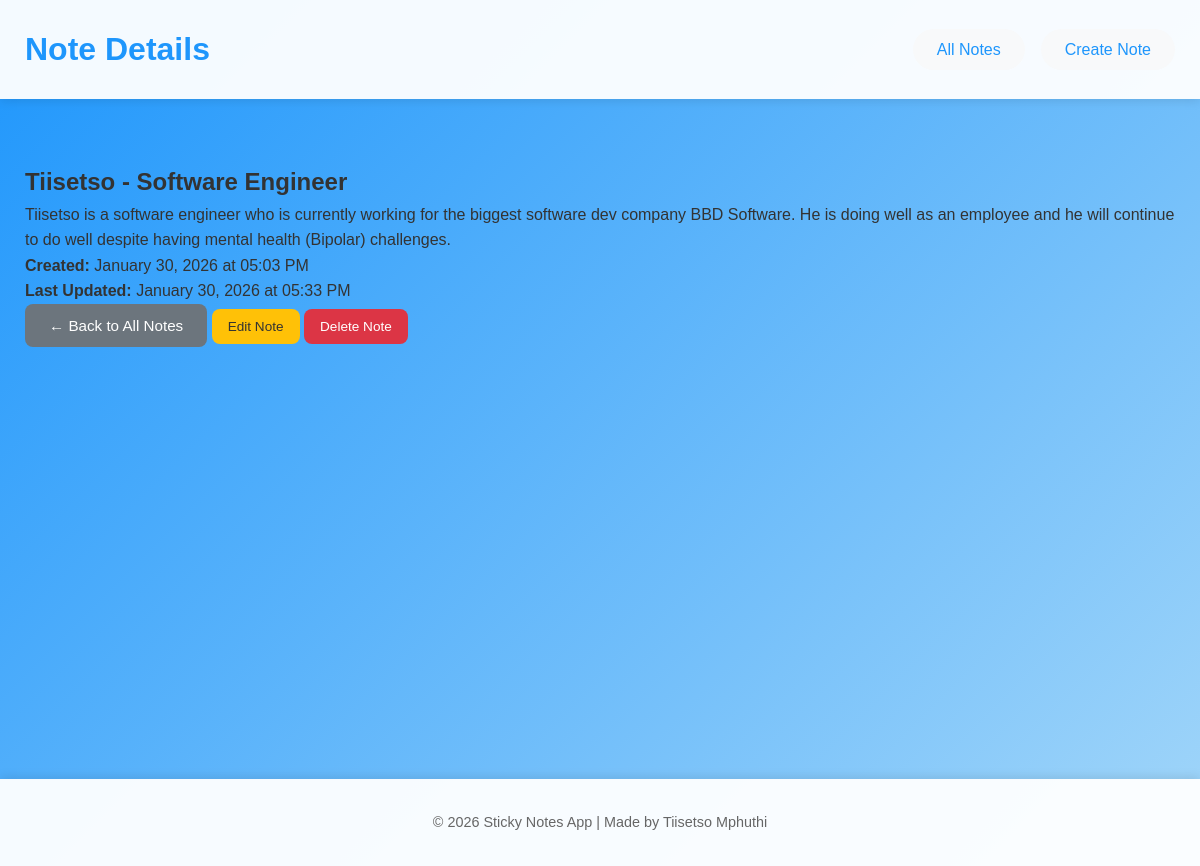
/note/8/, run on the app's committed database.
### notes/models.py (models this page shows, shortened)
class Note(models.Model):
    title = models.CharField(max_length=200, blank=False, null=False)
    content = models.TextField(blank=True, null=False)
    created_at = models.DateTimeField(auto_now_add=True)
    updated_at = models.DateTimeField(auto_now=True)
    class Meta:
        ordering = ['-created_at']

### notes/views.py (the view)
# urls.py: path('note/<int:pk>/', views.note_detail, name='note_detail'),
def note_detail(request, pk):
    note = get_object_or_404(Note, pk=pk)
    context = {
        'note': note,
    }
    return render(request, 'notes/note_detail.html', context)

### notes/templates/notes/note_detail.html (shortened to what this page needs)
{% extends 'base.html' %}
{% block header %}Note Details{% endblock %}
{% block content %}
<div class="note-detail-container">
    <div class="note-detail-card">
        <div class="note-detail-header">
            <h2>{{ note.title }}</h2>
        </div>
        <div class="note-detail-content">
            <p>{{ note.content|linebreaks }}</p>
        </div>
        <div class="note-detail-meta">
            <p><strong>Created:</strong> {{ note.created_at|date:"F d, Y \a\t h:i A" }}</p>
            <p><strong>Last Updated:</strong> {{ note.updated_at|date:"F d, Y \a\t h:i A" }}</p>
        </div>
        <div class="note-detail-actions">
            <a href="{% url 'note_list' %}" class="btn btn-secondary">← Back to All Notes</a>
            <a href="{% url 'note_update' pk=note.pk %}" class="btn btn-edit">Edit Note</a>
            <a href="{% url 'note_delete' pk=note.pk %}" class="btn btn-delete" onclick="return confirm('Are you sure you want to delete this note?');">Delete Note</a>
        </div>
    </div>
</div>
{% endblock %}

### notes/static/notes/styles.css (style rules this page uses)
* { margin: 0; padding: 0; box-sizing: border-box; }
body { font-family: Arial, Helvetica, sans-serif; background: linear-gradient(135deg, #1e96fc 0%, #a2d6f9 100%); min-height: 100vh; color: #333; line-height: 1.6; }
.btn { display: inline-block; padding: 0.6rem 1.5rem; border-radius: 8px; text-decoration: none; font-weight: 500; transition: all 0.3s ease; cursor: pointer; border: none; font-size: 0.95rem; text-align: center; }
.btn-secondary { background: #6c757d; color: white; }
.btn-edit { background: #ffc107; color: #333; font-size: 0.85rem; padding: 0.4rem 1rem; }
.btn-delete { background: #dc3545; color: white; font-size: 0.85rem; padding: 0.4rem 1rem; }

### data on the page
Note: title "Tiisetso - Software Engineer", content "Tiisetso is a software engineer who is currently working for the biggest software dev company BBD Software. He is doing well as an employee and he will continue to do well despite having mental health (Bipolar) challenges.", created_at "January 30, 2026 at 05:03 PM", updated_at "January 30, 2026 at 05:33 PM"
